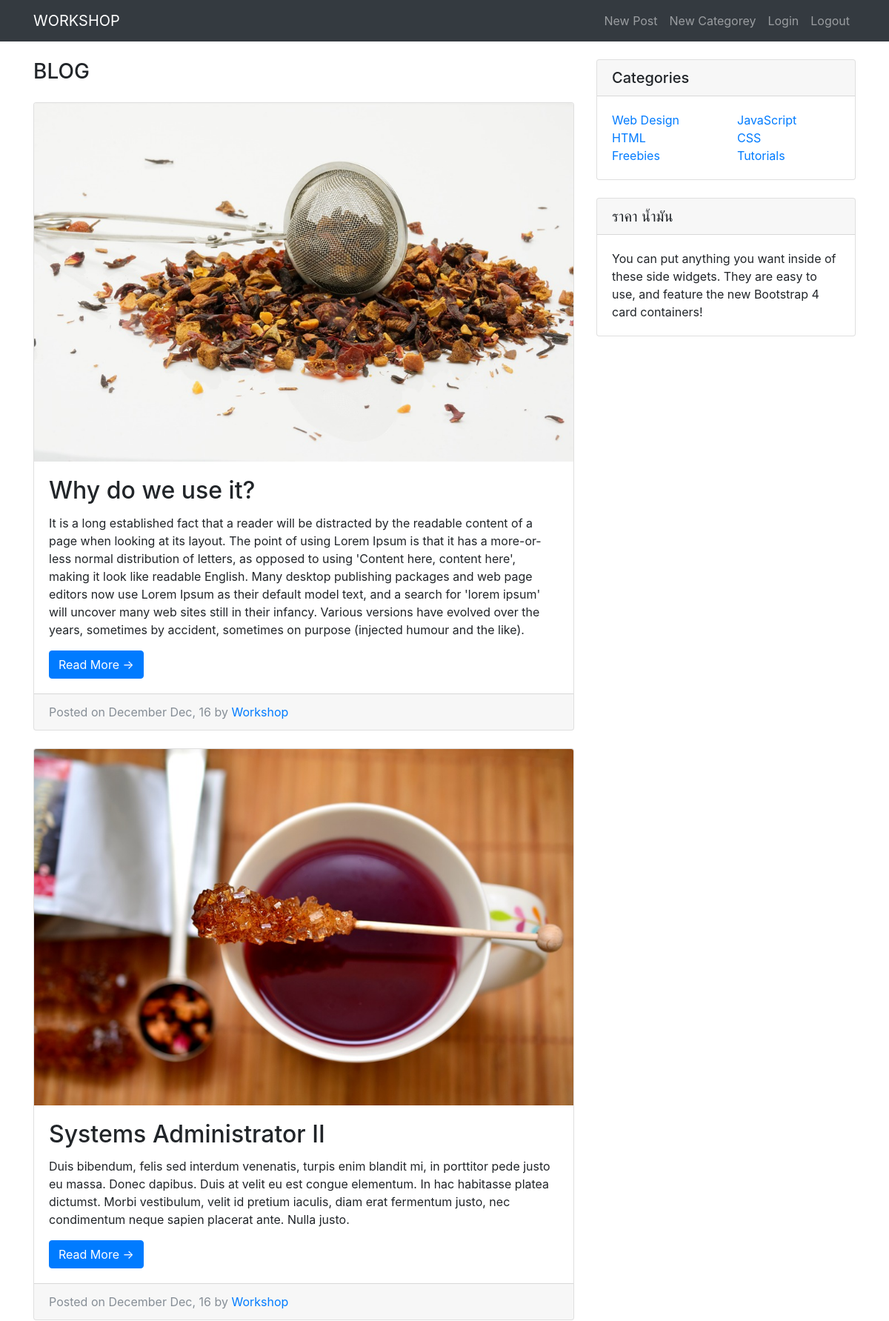
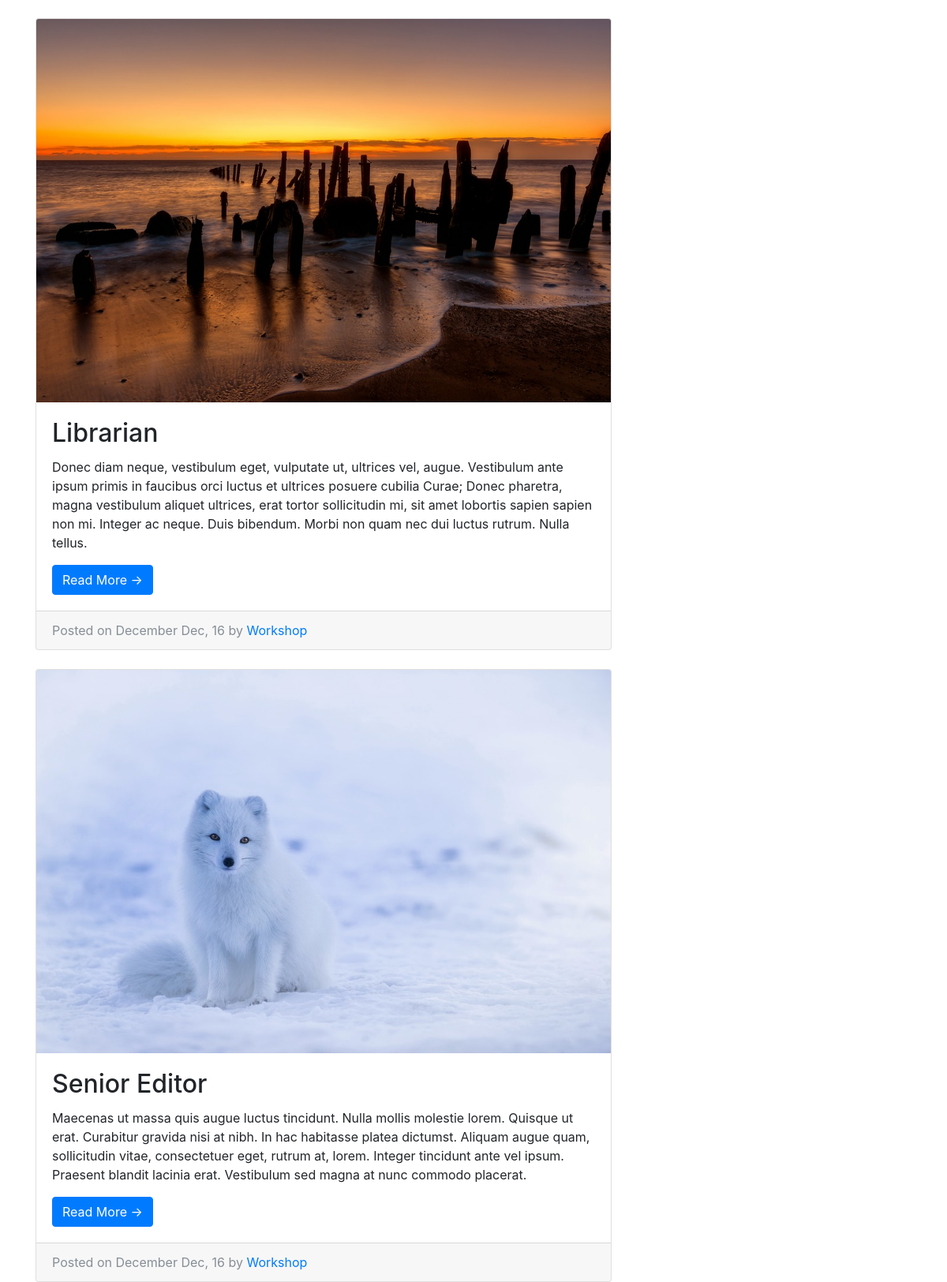
/blog/index.php (upper part), run on the app's committed database (2 pictures, top to bottom).
### tables this page shows
CREATE TABLE `posts` (
  `id` int(11) NOT NULL,
  `category_id` int(11) DEFAULT NULL,
  `title` varchar(255) NOT NULL,
  `summary` text,
  `description` text,
  `author` varchar(255) DEFAULT NULL,
  `view` int(11) NOT NULL DEFAULT '0',
  `image` varchar(255) DEFAULT NULL,
  `status` enum('open','draft') NOT NULL DEFAULT 'draft',
  `created` timestamp NOT NULL DEFAULT CURRENT_TIMESTAMP
);

### blog/application/controllers/Blog.php (called while the page is built, shortened)
<?php
class Blog extends CI_Controller {
	public function index()
	{
        $this->load->database();
        $this->load->model('post_model');
        $data['posts'] = $this->post_model->get_posts();
		$this->load->view('blog/index', $data);
    }
}

### blog/index.php (called while the page is built, shortened)
<?php
require_once BASEPATH.'core/CodeIgniter.php';

### blog/application/models/Post_model.php (called while the page is built, shortened)
<?php
class Post_model extends CI_model {
    public function get_posts()
    {
        $this->db->order_by('id', 'DESC');
        $query = $this->db->get('posts');
        return $query->result();
    }
}

### blog/application/views/blog/index.php (the view, shortened to what this page needs)
<!DOCTYPE html>
<html lang="en">
<head>
	<link href="<?php echo base_url(); ?>template/vendor/bootstrap/css/bootstrap.min.css" rel="stylesheet">
	<link href="<?php echo base_url(); ?>template/css/blog-home.css" rel="stylesheet">
</head>
<body>
	<nav class="navbar navbar-expand-lg navbar-dark bg-dark fixed-top">
		<div class="container">
			<a class="navbar-brand" href="<?php echo base_url(); ?>">WORKSHOP</a>
			<div class="collapse navbar-collapse" id="navbarResponsive">
				<ul class="navbar-nav ml-auto">
					<li class="nav-item">
						<a class="nav-link" href="<?php echo base_url()."index.php/blog/create"?>">New Post</a>
					</li>
					<li class="nav-item">
						<a class="nav-link" href="<?php echo base_url()."index.php/category/create"?>">New Categorey</a>
					</li>
					<li class="nav-item">
						<a class="nav-link" href="<?php echo base_url()."index.php/login/index"?>">Login</a>
					</li>
					<li class="nav-item">
						<a class="nav-link" href="<?php echo base_url()."index.php/login/logout"?>">Logout</a>
					</li>
				</ul>
			</div>
		</div>
	</nav>
	<div class="container">
		<div class="row">
			<div class="col-md-8">
				<h3 class="my-4">BLOG</h3>
				<?php foreach($posts as $post) { ?>
				<div class="card mb-4">
					<img class="card-img-top" src="<?php echo base_url();?>uploads/<?php echo $post->image;?>" alt="Card image cap">
					<div class="card-body">
						<h2 class="card-title"><?php echo $post->title; ?></h2>
						<p class="card-text"><?php echo $post->summary; ?></p>
						<a href="<?php echo base_url()."index.php/blog/detail/<?php echo $post->id; ?>"?>" class="btn btn-primary">Read More &rarr;</a>
					</div>
					<div class="card-footer text-muted">
						Posted on <?php echo date("F M, d", strtotime($post->created)); ?> by
						<a href="#"><?php echo $post->author; ?></a>
					</div>
				</div>
				<?php } ?>
			</div>
			<div class="col-md-4">
				<div class="card my-4">
					<h5 class="card-header">Categories</h5>
					<div class="card-body">
						<div class="row">
							<div class="col-lg-6">
								<ul class="list-unstyled mb-0">
									<li><a href="#">Web Design</a></li>
									<li><a href="#">HTML</a></li>
									<li><a href="#">Freebies</a></li>
								</ul>
							</div>
							<div class="col-lg-6">
								<ul class="list-unstyled mb-0">
									<li><a href="#">JavaScript</a></li>
									<li><a href="#">CSS</a></li>
									<li><a href="#">Tutorials</a></li>
								</ul>
							</div>
						</div>
					</div>
				</div>
				<div class="card my-4">
					<h5 class="card-header">ราคา น้ำมัน</h5>
					<div class="card-body">
						You can put anything you want inside of these side widgets. They are easy to use, and feature the new Bootstrap 4 card containers!
					</div>
				</div>
			</div>
		</div>
	</div>
</body>
</html>

### blog/template/css/blog-home.css (style rules this page uses)
body { padding-top: 54px; }
@media (min-width: 992px) { body { padding-top: 56px; } }

### data on the page
posts: image (picture), title "Why do we use it?", summary "It is a long established fact that a reader will be distracted by the readable content of a page when looking at its layout. The point of using Lorem Ipsum is that it has a more-or-less normal distribution of letters, as opposed to using 'Content here, content here', making it look like readable English. Many desktop publishing packages and web page editors now use Lorem Ipsum as their default model text, and a search for 'lorem ipsum' will uncover many web sites still in their infancy. Various versions have evolved over the years, sometimes by accident, sometimes on purpose (injected humour and the like).", created "December Dec, 16", author "Workshop"
posts: image (picture), title "Systems Administrator II", summary "Duis bibendum, felis sed interdum venenatis, turpis enim blandit mi, in porttitor pede justo eu massa. Donec dapibus. Duis at velit eu est congue elementum. In hac habitasse platea dictumst. Morbi vestibulum, velit id pretium iaculis, diam erat fermentum justo, nec condimentum neque sapien placerat ante. Nulla justo.", created "December Dec, 16", author "Workshop"
posts: image (picture), title "Librarian", summary "Donec diam neque, vestibulum eget, vulputate ut, ultrices vel, augue. Vestibulum ante ipsum primis in faucibus orci luctus et ultrices posuere cubilia Curae; Donec pharetra, magna vestibulum aliquet ultrices, erat tortor sollicitudin mi, sit amet lobortis sapien sapien non mi. Integer ac neque. Duis bibendum. Morbi non quam nec dui luctus rutrum. Nulla tellus.", created "December Dec, 16", author "Workshop"
posts: image (picture), title "Senior Editor", summary "Maecenas ut massa quis augue luctus tincidunt. Nulla mollis molestie lorem. Quisque ut erat. Curabitur gravida nisi at nibh. In hac habitasse platea dictumst. Aliquam augue quam, sollicitudin vitae, consectetuer eget, rutrum at, lorem. Integer tincidunt ante vel ipsum. Praesent blandit lacinia erat. Vestibulum sed magna at nunc commodo placerat.", created "December Dec, 16", author "Workshop"
